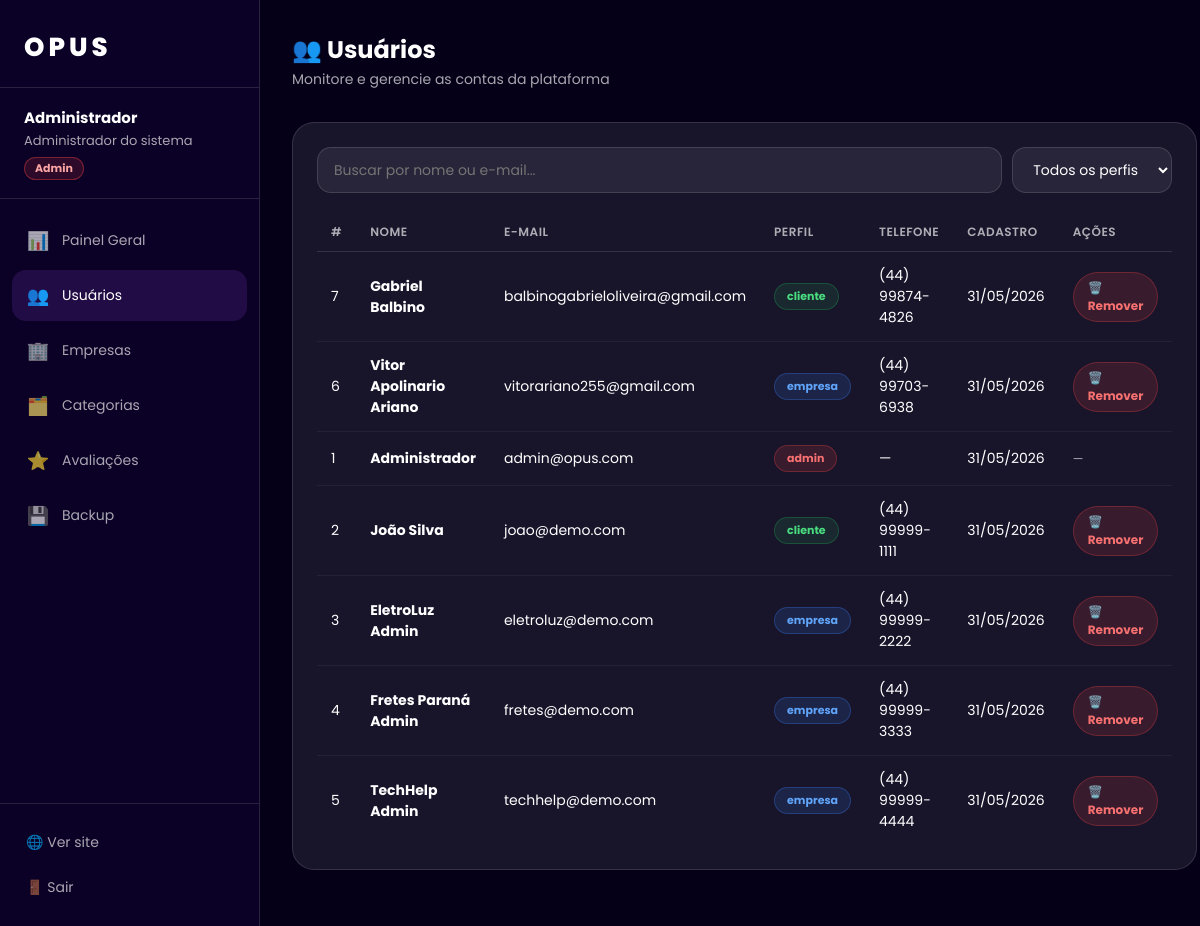
Page /admin.php?aba=usuarios (signed in) on the earlier database version.
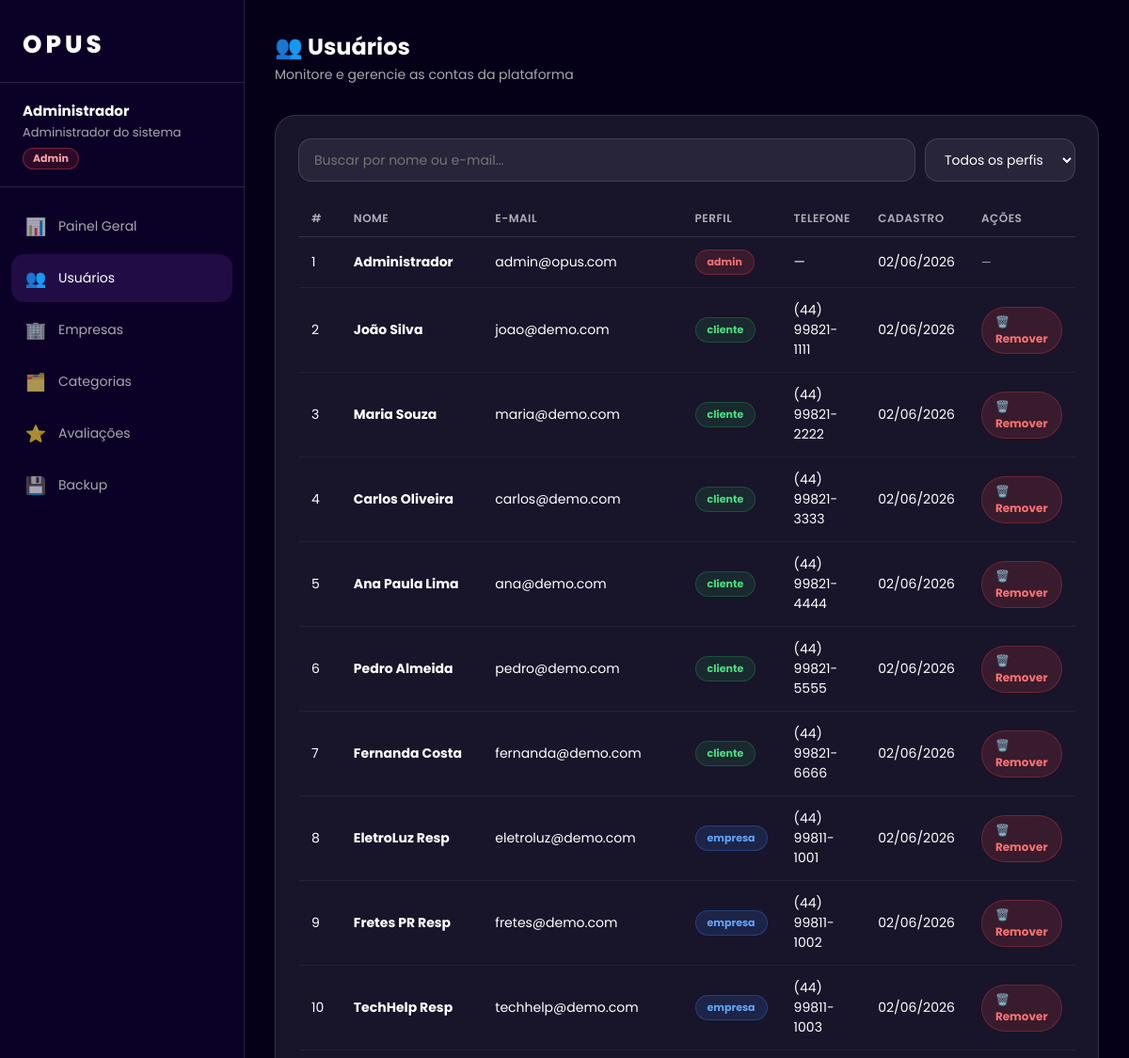
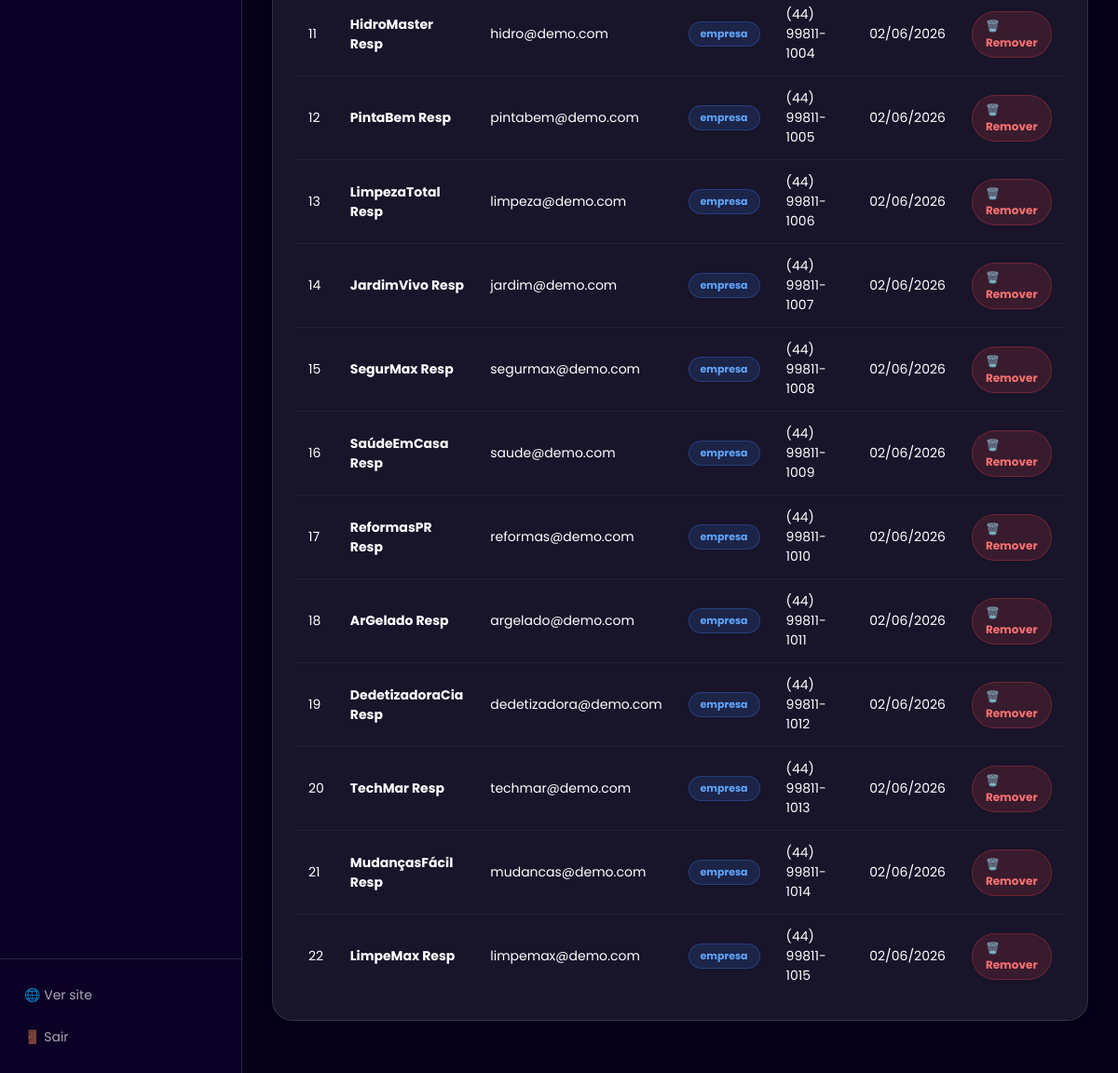
Same page on the later database version (2 pictures, top to bottom).
### tables this page shows
CREATE TABLE `usuario` (
  `id` int(11) NOT NULL AUTO_INCREMENT,
  `nome` varchar(100) NOT NULL,
  `email` varchar(100) NOT NULL,
  `senha` varchar(255) NOT NULL,
  `telefone` varchar(20) DEFAULT NULL,
  `endereco` varchar(150) DEFAULT NULL,
  `cidade` varchar(100) DEFAULT NULL,
  `estado` varchar(50) DEFAULT NULL,
  `tipo` enum('cliente','empresa','admin') DEFAULT 'cliente',
  `criado_em` datetime DEFAULT current_timestamp(),
  PRIMARY KEY (`id`),
  UNIQUE KEY `email` (`email`)
);

### includes/db.php (called while the page is built, shortened)
<?php
function getDB(): PDO {
    static $pdo = null;
    if ($pdo === null) {
        try {
            $dsn = 'mysql:host=' . DB_HOST . ';dbname=' . DB_NAME . ';charset=utf8mb4';
            $pdo = new PDO($dsn, DB_USER, DB_PASS, [
                PDO::ATTR_ERRMODE            => PDO::ERRMODE_EXCEPTION,
                PDO::ATTR_DEFAULT_FETCH_MODE => PDO::FETCH_ASSOC,
                PDO::ATTR_EMULATE_PREPARES   => false,
            ]);
        } catch (PDOException $e) {
            die(json_encode(['erro' => 'Falha na conexão: ' . $e->getMessage()]));
        }
    }
    return $pdo;
}
function fazerBackupAutomatico(): void {
    try {
        $db  = getDB();
        $tabelas = $db->query("SHOW TABLES")->fetchAll(PDO::FETCH_COLUMN);
        foreach ($tabelas as $tabela) {
            $rows = $db->query("SELECT * FROM `$tabela`")->fetchAll(PDO::FETCH_ASSOC);
        }
    } catch (Exception $e) {}
}

### includes/auth.php (called while the page is built, shortened)
<?php
function requireLogin(string $tipo = ''): void {
    if (function_exists('fazerBackupAutomatico')) {
        fazerBackupAutomatico();
    }
}
function e(string $str): string {
    return htmlspecialchars($str, ENT_QUOTES, 'UTF-8');
}

### admin.php (the view, shortened to what the changed rows need)
<?php
require_once 'includes/auth.php';
require_once 'includes/db.php';
requireLogin('admin');
$db   = getDB();
$aba = $_GET['aba'] ?? 'painel';
$totalUsers = $db->query("SELECT COUNT(*) FROM usuario WHERE tipo='cliente'")->fetchColumn();
$totalEmps  = $db->query("SELECT COUNT(*) FROM empresa")->fetchColumn();
$totalSols  = $db->query("SELECT COUNT(*) FROM solicitacao")->fetchColumn();
$totalAv    = $db->query("SELECT COUNT(*) FROM avaliacao")->fetchColumn();
$usuarios   = $db->query("SELECT * FROM usuario ORDER BY criado_em DESC")->fetchAll();
?>
<!DOCTYPE html>
<html lang="pt-BR">
<head>
<link rel="stylesheet" href="assets/css/dashboard.css">
</head>
<body>
<main class="main">
  <?php if ($aba === 'painel'): ?>
  <div class="topbar"><div><h1>📊 Painel Administrativo</h1><p>Visão geral da plataforma</p></div></div>
  <div class="stats-row">
    <div class="stat-card"><div class="label">Clientes</div><div class="value"><?= $totalUsers ?></div><div class="sub">cadastrados</div></div>
    <div class="stat-card"><div class="label">Empresas</div><div class="value" style="color:var(--blue)"><?= $totalEmps ?></div><div class="sub">ativas</div></div>
    <div class="stat-card"><div class="label">Solicitações</div><div class="value" style="color:var(--yellow)"><?= $totalSols ?></div><div class="sub">total</div></div>
    <div class="stat-card"><div class="label">Avaliações</div><div class="value" style="color:#facc15"><?= $totalAv ?></div><div class="sub">registradas</div></div>
  </div>
  <div style="display:grid;grid-template-columns:1fr 1fr 1fr;gap:20px">
    <div class="card">
      <div class="card-header"><h2>👥 Usuários</h2></div>
      <p style="color:var(--muted);font-size:14px">Gerencie clientes cadastrados, visualize atividade e remova contas quando necessário.</p>
      <div style="margin-top:16px"><a href="?aba=usuarios" class="btn btn-primary btn-sm">Acessar</a></div>
    </div>
    <div class="card">
      <div class="card-header"><h2>🏢 Empresas</h2></div>
      <p style="color:var(--muted);font-size:14px">Ative, suspenda ou remova empresas prestadoras de serviço da plataforma.</p>
      <div style="margin-top:16px"><a href="?aba=empresas" class="btn btn-primary btn-sm">Acessar</a></div>
    </div>
    <div class="card">
      <div class="card-header"><h2>🗂️ Categorias</h2></div>
      <p style="color:var(--muted);font-size:14px">Organize o catálogo criando e editando as categorias de serviços disponíveis.</p>
      <div style="margin-top:16px"><a href="?aba=categorias" class="btn btn-primary btn-sm">Acessar</a></div>
    </div>
  </div>
  <?php elseif ($aba === 'usuarios'): ?>
  <div class="topbar"><div><h1>👥 Usuários</h1><p>Monitore e gerencie as contas da plataforma</p></div></div>
  <div class="card">
    <table id="tabelaUsuarios">
      <thead><tr><th>#</th><th>Nome</th><th>E-mail</th><th>Perfil</th><th>Telefone</th><th>Cadastro</th><th>Ações</th></tr></thead>
      <tbody>
      <?php foreach ($usuarios as $u): ?>
        <tr>
          <td><?= $u['id'] ?></td>
          <td><strong><?= e($u['nome']) ?></strong></td>
          <td><?= e($u['email']) ?></td>
          <td>
            <?php $bc = ['cliente'=>'badge-active','empresa'=>'badge-progress','admin'=>'badge-cancelled']; ?>
            <span class="badge <?= $bc[$u['tipo']] ?? '' ?>"><?= e($u['tipo']) ?></span>
          </td>
          <td><?= e($u['telefone'] ?? '—') ?></td>
          <td><?= date('d/m/Y',strtotime($u['criado_em'])) ?></td>
          <td>
            <?php if ($u['tipo'] !== 'admin'): ?>
              <a href="?del_user=<?= $u['id'] ?>" class="btn btn-danger btn-sm" onclick="return confirm('Remover este usuário?')">🗑️ Remover</a>
            <?php else: ?>
              <span style="color:var(--muted);font-size:12px">—</span>
            <?php endif; ?>
          </td>
        </tr>
      <?php endforeach; ?>
      </tbody>
    </table>
  </div>
  <?php endif; ?>
</main>
</body>
</html>

Differences in the rows shown:
changed usuario "Administrador": criado_em "31/05/2026" → "02/06/2026"
changed usuario "João Silva": telefone "(44) 99999-1111" → "(44) 99821-1111"; criado_em "31/05/2026" → "02/06/2026"
changed usuario id 3: nome "EletroLuz Admin" → "Maria Souza"; email "eletroluz@demo.com" → "maria@demo.com"; tipo "empresa" → "cliente"; telefone "(44) 99999-2222" → "(44) 99821-2222"; criado_em "31/05/2026" → "02/06/2026"
changed usuario id 4: nome "Fretes Paraná Admin" → "Carlos Oliveira"; email "fretes@demo.com" → "carlos@demo.com"; tipo "empresa" → "cliente"; telefone "(44) 99999-3333" → "(44) 99821-3333"; criado_em "31/05/2026" → "02/06/2026"
changed usuario id 5: nome "TechHelp Admin" → "Ana Paula Lima"; email "techhelp@demo.com" → "ana@demo.com"; tipo "empresa" → "cliente"; telefone "(44) 99999-4444" → "(44) 99821-4444"; criado_em "31/05/2026" → "02/06/2026"
changed usuario id 6: nome "Vitor Apolinario Ariano" → "Pedro Almeida"; email "vitorariano255@gmail.com" → "pedro@demo.com"; tipo "empresa" → "cliente"; telefone "(44) 99703-6938" → "(44) 99821-5555"; criado_em "31/05/2026" → "02/06/2026"; moves down the list
changed usuario id 7: nome "Gabriel Balbino" → "Fernanda Costa"; email "balbinogabrieloliveira@gmail.com" → "fernanda@demo.com"; telefone "(44) 99874-4826" → "(44) 99821-6666"; criado_em "31/05/2026" → "02/06/2026"; moves down the list
added usuario: id "8", nome "EletroLuz Resp", email "eletroluz@demo.com", tipo "empresa", telefone "(44) 99811-1001", criado_em "02/06/2026"
added usuario: id "9", nome "Fretes PR Resp", email "fretes@demo.com", tipo "empresa", telefone "(44) 99811-1002", criado_em "02/06/2026"
added usuario: id "10", nome "TechHelp Resp", email "techhelp@demo.com", tipo "empresa", telefone "(44) 99811-1003", criado_em "02/06/2026"
added usuario: id "11", nome "HidroMaster Resp", email "hidro@demo.com", tipo "empresa", telefone "(44) 99811-1004", criado_em "02/06/2026"
added usuario: id "12", nome "PintaBem Resp", email "pintabem@demo.com", tipo "empresa", telefone "(44) 99811-1005", criado_em "02/06/2026"
added usuario: id "13", nome "LimpezaTotal Resp", email "limpeza@demo.com", tipo "empresa", telefone "(44) 99811-1006", criado_em "02/06/2026"
added usuario: id "14", nome "JardimVivo Resp", email "jardim@demo.com", tipo "empresa", telefone "(44) 99811-1007", criado_em "02/06/2026"
added usuario: id "15", nome "SegurMax Resp", email "segurmax@demo.com", tipo "empresa", telefone "(44) 99811-1008", criado_em "02/06/2026"
added usuario: id "16", nome "SaúdeEmCasa Resp", email "saude@demo.com", tipo "empresa", telefone "(44) 99811-1009", criado_em "02/06/2026"
added usuario: id "17", nome "ReformasPR Resp", email "reformas@demo.com", tipo "empresa", telefone "(44) 99811-1010", criado_em "02/06/2026"
added usuario: id "18", nome "ArGelado Resp", email "argelado@demo.com", tipo "empresa", telefone "(44) 99811-1011", criado_em "02/06/2026"
added usuario: id "19", nome "DedetizadoraCia Resp", email "dedetizadora@demo.com", tipo "empresa", telefone "(44) 99811-1012", criado_em "02/06/2026"
added usuario: id "20", nome "TechMar Resp", email "techmar@demo.com", tipo "empresa", telefone "(44) 99811-1013", criado_em "02/06/2026"
added usuario: id "21", nome "MudançasFácil Resp", email "mudancas@demo.com", tipo "empresa", telefone "(44) 99811-1014", criado_em "02/06/2026"
added usuario: id "22", nome "LimpeMax Resp", email "limpemax@demo.com", tipo "empresa", telefone "(44) 99811-1015", criado_em "02/06/2026"
